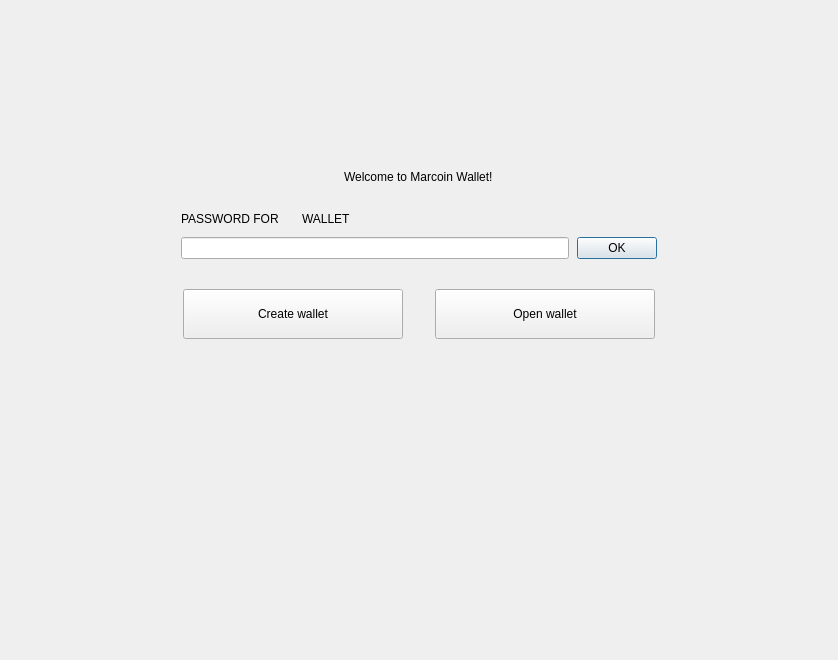
<?xml version="1.0" encoding="UTF-8"?>
<ui version="4.0">
 <class>NoWalletFrame</class>
 <widget class="QFrame" name="NoWalletFrame">
  <property name="geometry">
   <rect>
    <x>0</x>
    <y>0</y>
    <width>838</width>
    <height>660</height>
   </rect>
  </property>
  <property name="windowTitle">
   <string>Frame</string>
  </property>
  <property name="frameShape">
   <enum>QFrame::NoFrame</enum>
  </property>
  <property name="frameShadow">
   <enum>QFrame::Raised</enum>
  </property>
  <layout class="QVBoxLayout" name="verticalLayout">
   <property name="spacing">
    <number>0</number>
   </property>
   <property name="leftMargin">
    <number>0</number>
   </property>
   <property name="topMargin">
    <number>0</number>
   </property>
   <property name="rightMargin">
    <number>0</number>
   </property>
   <property name="bottomMargin">
    <number>0</number>
   </property>
   <item>
    <spacer name="verticalSpacer">
     <property name="orientation">
      <enum>Qt::Vertical</enum>
     </property>
     <property name="sizeType">
      <enum>QSizePolicy::Fixed</enum>
     </property>
     <property name="sizeHint" stdset="0">
      <size>
       <width>20</width>
       <height>170</height>
      </size>
     </property>
    </spacer>
   </item>
   <item alignment="Qt::AlignHCenter">
    <widget class="WalletGui::WalletHeaderLabel" name="m_welcomeLabel">
     <property name="text">
      <string>Welcome to Marcoin Wallet!</string>
     </property>
    </widget>
   </item>
   <item>
    <spacer name="verticalSpacer_4">
     <property name="orientation">
      <enum>Qt::Vertical</enum>
     </property>
     <property name="sizeType">
      <enum>QSizePolicy::Fixed</enum>
     </property>
     <property name="sizeHint" stdset="0">
      <size>
       <width>20</width>
       <height>25</height>
      </size>
     </property>
    </spacer>
   </item>
   <item alignment="Qt::AlignHCenter">
    <widget class="QFrame" name="m_passwordFrame">
     <property name="minimumSize">
      <size>
       <width>476</width>
       <height>0</height>
      </size>
     </property>
     <property name="maximumSize">
      <size>
       <width>338</width>
       <height>16777215</height>
      </size>
     </property>
     <property name="frameShape">
      <enum>QFrame::NoFrame</enum>
     </property>
     <property name="frameShadow">
      <enum>QFrame::Raised</enum>
     </property>
     <layout class="QVBoxLayout" name="verticalLayout_2">
      <property name="spacing">
       <number>8</number>
      </property>
      <property name="leftMargin">
       <number>0</number>
      </property>
      <property name="topMargin">
       <number>0</number>
      </property>
      <property name="rightMargin">
       <number>0</number>
      </property>
      <property name="bottomMargin">
       <number>0</number>
      </property>
      <item>
       <layout class="QHBoxLayout" name="horizontalLayout_4">
        <item>
         <widget class="QLabel" name="m_passwordTextLabel">
          <property name="sizePolicy">
           <sizepolicy hsizetype="Maximum" vsizetype="Preferred">
            <horstretch>0</horstretch>
            <verstretch>0</verstretch>
           </sizepolicy>
          </property>
          <property name="styleSheet">
           <string notr="true">[errorState=&quot;true&quot;] {
  color: #ef3131;
}</string>
          </property>
          <property name="text">
           <string>PASSWORD FOR</string>
          </property>
         </widget>
        </item>
        <item>
         <widget class="QLabel" name="m_walletNameLabel">
          <property name="text">
           <string/>
          </property>
         </widget>
        </item>
        <item>
         <widget class="QLabel" name="m_walletTextLabel">
          <property name="text">
           <string>WALLET</string>
          </property>
         </widget>
        </item>
        <item>
         <spacer name="horizontalSpacer_4">
          <property name="orientation">
           <enum>Qt::Horizontal</enum>
          </property>
          <property name="sizeHint" stdset="0">
           <size>
            <width>40</width>
            <height>20</height>
           </size>
          </property>
         </spacer>
        </item>
       </layout>
      </item>
      <item>
       <layout class="QHBoxLayout" name="horizontalLayout_5">
        <item>
         <widget class="QLineEdit" name="m_passwordEdit">
          <property name="sizePolicy">
           <sizepolicy hsizetype="Expanding" vsizetype="Fixed">
            <horstretch>0</horstretch>
            <verstretch>0</verstretch>
           </sizepolicy>
          </property>
          <property name="styleSheet">
           <string notr="true">[errorState=&quot;true&quot;] {
  border-color: #ef3131;
}</string>
          </property>
          <property name="echoMode">
           <enum>QLineEdit::Password</enum>
          </property>
         </widget>
        </item>
        <item>
         <widget class="WalletGui::WalletOkButton" name="m_okButton">
          <property name="enabled">
           <bool>true</bool>
          </property>
          <property name="text">
           <string>OK</string>
          </property>
          <property name="default">
           <bool>true</bool>
          </property>
         </widget>
        </item>
       </layout>
      </item>
     </layout>
    </widget>
   </item>
   <item>
    <spacer name="verticalSpacer_2">
     <property name="orientation">
      <enum>Qt::Vertical</enum>
     </property>
     <property name="sizeType">
      <enum>QSizePolicy::Fixed</enum>
     </property>
     <property name="sizeHint" stdset="0">
      <size>
       <width>20</width>
       <height>30</height>
      </size>
     </property>
    </spacer>
   </item>
   <item>
    <layout class="QHBoxLayout" name="horizontalLayout">
     <property name="spacing">
      <number>0</number>
     </property>
     <item>
      <spacer name="horizontalSpacer_2">
       <property name="orientation">
        <enum>Qt::Horizontal</enum>
       </property>
       <property name="sizeHint" stdset="0">
        <size>
         <width>40</width>
         <height>20</height>
        </size>
       </property>
      </spacer>
     </item>
     <item>
      <widget class="WalletGui::WalletLargeBlueButton" name="m_createWalletButton">
       <property name="sizePolicy">
        <sizepolicy hsizetype="Fixed" vsizetype="Fixed">
         <horstretch>0</horstretch>
         <verstretch>0</verstretch>
        </sizepolicy>
       </property>
       <property name="minimumSize">
        <size>
         <width>220</width>
         <height>50</height>
        </size>
       </property>
       <property name="maximumSize">
        <size>
         <width>220</width>
         <height>50</height>
        </size>
       </property>
       <property name="text">
        <string>Create wallet</string>
       </property>
      </widget>
     </item>
     <item>
      <spacer name="horizontalSpacer">
       <property name="orientation">
        <enum>Qt::Horizontal</enum>
       </property>
       <property name="sizeType">
        <enum>QSizePolicy::Fixed</enum>
       </property>
       <property name="sizeHint" stdset="0">
        <size>
         <width>32</width>
         <height>20</height>
        </size>
       </property>
      </spacer>
     </item>
     <item>
      <widget class="WalletGui::WalletLargeBlueButton" name="m_openWalletButton">
       <property name="sizePolicy">
        <sizepolicy hsizetype="Fixed" vsizetype="Fixed">
         <horstretch>0</horstretch>
         <verstretch>0</verstretch>
        </sizepolicy>
       </property>
       <property name="minimumSize">
        <size>
         <width>220</width>
         <height>50</height>
        </size>
       </property>
       <property name="maximumSize">
        <size>
         <width>220</width>
         <height>50</height>
        </size>
       </property>
       <property name="text">
        <string>Open wallet</string>
       </property>
      </widget>
     </item>
     <item>
      <spacer name="horizontalSpacer_3">
       <property name="orientation">
        <enum>Qt::Horizontal</enum>
       </property>
       <property name="sizeHint" stdset="0">
        <size>
         <width>40</width>
         <height>20</height>
        </size>
       </property>
      </spacer>
     </item>
    </layout>
   </item>
   <item>
    <spacer name="verticalSpacer_3">
     <property name="orientation">
      <enum>Qt::Vertical</enum>
     </property>
     <property name="sizeHint" stdset="0">
      <size>
       <width>20</width>
       <height>376</height>
      </size>
     </property>
    </spacer>
   </item>
  </layout>
 </widget>
 <customwidgets>
  <customwidget>
   <class>WalletGui::WalletOkButton</class>
   <extends>QPushButton</extends>
   <header>Gui/Common/WalletOkButton.h</header>
  </customwidget>
  <customwidget>
   <class>WalletGui::WalletHeaderLabel</class>
   <extends>QLabel</extends>
   <header>Gui/Common/WalletTextLabel.h</header>
  </customwidget>
  <customwidget>
   <class>WalletGui::WalletLargeBlueButton</class>
   <extends>QPushButton</extends>
   <header>Gui/Common/WalletBlueButton.h</header>
  </customwidget>
 </customwidgets>
 <resources/>
 <connections>
  <connection>
   <sender>m_okButton</sender>
   <signal>clicked()</signal>
   <receiver>NoWalletFrame</receiver>
   <slot>okClicked()</slot>
   <hints>
    <hint type="sourcelabel">
     <x>498</x>
     <y>266</y>
    </hint>
    <hint type="destinationlabel">
     <x>418</x>
     <y>329</y>
    </hint>
   </hints>
  </connection>
  <connection>
   <sender>m_passwordEdit</sender>
   <signal>textChanged(QString)</signal>
   <receiver>NoWalletFrame</receiver>
   <slot>passwordChanged(QString)</slot>
   <hints>
    <hint type="sourcelabel">
     <x>374</x>
     <y>265</y>
    </hint>
    <hint type="destinationlabel">
     <x>418</x>
     <y>329</y>
    </hint>
   </hints>
  </connection>
  <connection>
   <sender>m_passwordEdit</sender>
   <signal>returnPressed()</signal>
   <receiver>m_okButton</receiver>
   <slot>click()</slot>
   <hints>
    <hint type="sourcelabel">
     <x>374</x>
     <y>265</y>
    </hint>
    <hint type="destinationlabel">
     <x>616</x>
     <y>256</y>
    </hint>
   </hints>
  </connection>
 </connections>
 <slots>
  <signal>createWalletClickedSignal()</signal>
  <signal>openWalletClickedSignal()</signal>
  <slot>okClicked()</slot>
  <slot>passwordChanged(QString)</slot>
 </slots>
</ui>
